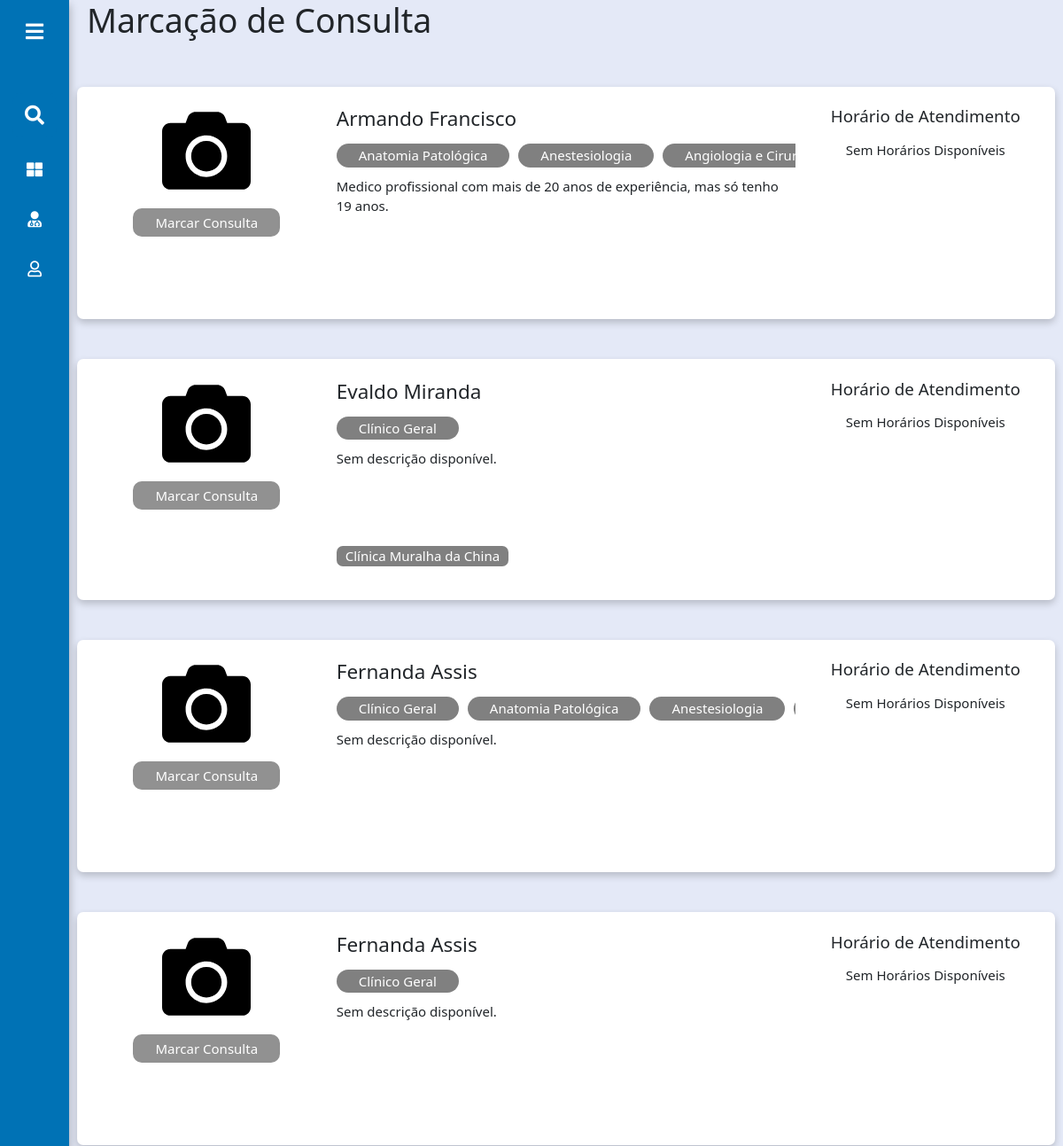
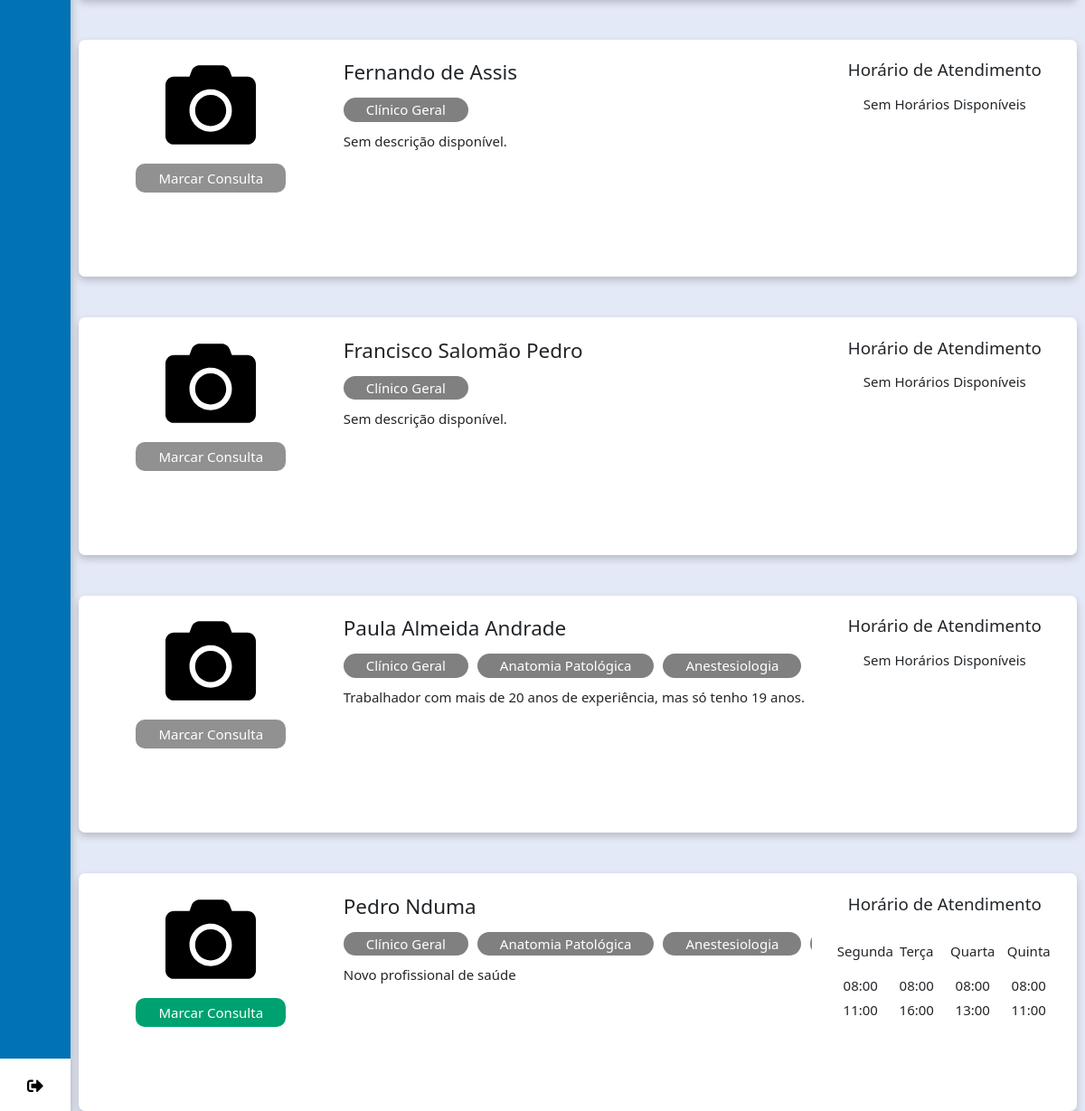
The page /interfaceusuario/Paciente/consulta.php (signed in) on the database its author committed (2 pictures, top to bottom).
### tables this page shows
CREATE TABLE IF NOT EXISTS `pessoa` (
  `idPessoa` int(11) NOT NULL AUTO_INCREMENT,
  `nomeUtilizador` varchar(100) DEFAULT NULL,
  `password` varchar(150) DEFAULT NULL,
  `nome` varchar(200) DEFAULT NULL,
  `peso` float DEFAULT NULL,
  `dataNasc` date DEFAULT NULL,
  `genero` varchar(25) DEFAULT NULL,
  `estCivil` varchar(25) DEFAULT NULL,
  `tipoSang` varchar(10) DEFAULT NULL,
  `tipoUser` varchar(20) DEFAULT NULL,
  `endereco` varchar(100) NOT NULL,
  `codMunicipio` int(11) NOT NULL,
  `documentoIdentificacao` varchar(100) NOT NULL,
  `numeroDocumento` varchar(100) NOT NULL,
  `foto` varchar(255) NOT NULL,
  PRIMARY KEY (`idPessoa`),
  KEY `codMunicipio` (`codMunicipio`)
);

CREATE TABLE IF NOT EXISTS `medico` (
  `numOrdem` varchar(20) NOT NULL,
  `idPessoa` int(11) DEFAULT NULL,
  `descricao` varchar(200) NOT NULL,
  PRIMARY KEY (`numOrdem`),
  UNIQUE KEY `numOrdem` (`numOrdem`),
  KEY `idPessoa` (`idPessoa`)
);

CREATE TABLE IF NOT EXISTS `especialidademedico` (
  `numOrdem` varchar(20) DEFAULT NULL,
  `codEspecialidade` int(11) DEFAULT NULL,
  KEY `codEspecialidade` (`codEspecialidade`),
  KEY `numOrdem` (`numOrdem`)
);

CREATE TABLE IF NOT EXISTS `especialidade` (
  `codEspecialidade` int(11) NOT NULL AUTO_INCREMENT,
  `nome` varchar(100) DEFAULT NULL,
  PRIMARY KEY (`codEspecialidade`)
);

CREATE TABLE IF NOT EXISTS `horariomedico` (
  `codHorarioMedico` int(11) NOT NULL AUTO_INCREMENT,
  `diaSemana` varchar(40) NOT NULL,
  `horarioAtendimento` varchar(400) NOT NULL,
  `numOrdem` varchar(20) NOT NULL,
  PRIMARY KEY (`codHorarioMedico`),
  KEY `numOrdem` (`numOrdem`)
);

### interfaceusuario/Paciente/consulta.php (the view, shortened to what this page needs)
<?php
include '../../conexao.php';
?>
<!DOCTYPE html>
<html lang="pt-PT">
<head>
  <link rel="stylesheet" type="text/css" href="../../css/estilo.css">
  <link rel="stylesheet" type="text/css" href="../../css/bootstrap.min.css">
  <link rel="stylesheet" type="text/css" href="../../css/all.css">
  <link rel="stylesheet" type="text/css" href="../../css/marcacao.css">
  <link rel="stylesheet" type="text/css" href="../../css/chat.css">
</head>
<body>
  <?php include_once "menu.php";
  ?>
  <section class="home-section" id="perfil">
    <div class="text">
      <div class="row userNameTitle">
        <div class="col-lg-12">
          <h1>Marcação de Consulta</h1>
        </div>
        <div class="col-lg-12">
          <?php
          $medicos = "SELECT * FROM medico JOIN pessoa on (medico.idPessoa = pessoa.idPessoa) order by nome";
          $listamedicos = mysqli_query($mysqli, $medicos);
          while ($rows = mysqli_fetch_assoc($listamedicos)) { ?>
            <div class="row mt-5">
              <div class="row cartao-medico pb-4 pt-4">
                <div class="col-lg-3" style="margin: 0 auto;">
                  <?php if (!empty($dadosusuario['foto'])) { ?>
                    <img src="../../imagens/<?php echo $dadosusuario['foto']; ?>" alt="" style="width: 100px; height: 100px; margin: 0 auto; display: flex;">
                  <?php } else { ?>
                    <img src="../../imagens/camera-solid.svg" alt="" style="width: 100px; height: 100px; margin: 0 auto; display: flex;">
                  <?php } ?>
                  <div class="divBotaoMarcacaoConsulta">
                    <?php
                    $horarioAtendimento = "SELECT * FROM `horariomedico` INNER JOIN medico med ON(horariomedico.numOrdem = med.numOrdem) WHERE idPessoa = {$rows['idPessoa']}";
                    $listaHorarioAtendimento = mysqli_query($mysqli, $horarioAtendimento);
                    $rowsHorario = mysqli_num_rows($listaHorarioAtendimento);
                    if ($rowsHorario > 0) {
                      echo ' <a class="" href="?marcacaoConsulta=' . $rows["numOrdem"] . '" >Marcar Consulta</a>';
                    } else {
                      echo ' <a class="inativo">Marcar Consulta</a>';
                    }
                    ?>
                  </div>
                </div>
                <div class="col-lg-6">
                  <h4 class="mb-3"><?php echo $rows['nome']; ?></h4>
                  <?php
                  $esp = "SELECT * FROM especialidade esp JOIN especialidademedico espm ON(esp.codEspecialidade = espm.codEspecialidade) JOIN medico med ON(espm.numOrdem = med.numOrdem) WHERE idPessoa = {$rows['idPessoa']}";
                  $listaesp = mysqli_query($mysqli, $esp);
                  ?>
                  <div class="grupo-especialidades">
                    <?php
                    $rowsEsp = mysqli_num_rows($listaesp);
                    if ($rowsEsp > 0) {
                      while ($lesp = mysqli_fetch_assoc($listaesp)) { ?>
                        <p class="especialidades-medico"><?php echo $lesp['nome']; ?></p>
                      <?php }
                    } else {
                      ?>
                      <p class="especialidades-medico">Clínico Geral</p>
                    <?php
                    } ?>
                  </div>
                  <div class="detalhes-medico">
                    <p><?php if (!empty($rows['descricao'])) {
                          echo $rows['descricao'];
                        } else {
                          echo "Sem descrição disponível.";
                        }
                        ?></p>
                  </div>
                  <?php
                  $unh = "SELECT pessoa.nome FROM unhospitalar JOIN trabalhar on(unhospitalar.codHospital = trabalhar.codHospital) inner join pessoa on unhospitalar.idPessoa = pessoa.idPessoa WHERE numOrdem = '{$rows["numOrdem"]}'";
                  $listunh = mysqli_query($mysqli, $unh);
                  while ($lunh = mysqli_fetch_assoc($listunh)) { ?>
                    <span class="info"><?php echo $lunh['nome']; ?></span>
                  <?php } ?>
                </div>
                <div class="col-lg-3">
                  <div class="centro">
                    <h5 class="mb-3">Horário de Atendimento</h5>
                  </div>
                  <div class="containerHorario">
                    <?php
                    $horarioAtendimento = "SELECT * FROM `horariomedico` INNER JOIN medico med ON(horariomedico.numOrdem = med.numOrdem) WHERE idPessoa = {$rows['idPessoa']}";
                    $listaHorarioAtendimento = mysqli_query($mysqli, $horarioAtendimento);
                    ?>
                    <?php
                    $rowsHorario = mysqli_num_rows($listaHorarioAtendimento);
                    if ($rowsHorario > 0) {
                      while ($listHorario = mysqli_fetch_assoc($listaHorarioAtendimento)) { ?>
                        <div class="col-lg-3">
                          <p class="" style="margin-right: 15px"><?php echo '<p style="text-align: center; margin: 5px">' . $listHorario['diaSemana'] . '</p>'; ?></p>
                          <?php
                          $horariosExp = explode(",", $listHorario["horarioAtendimento"]);
                          foreach ($horariosExp as $chave => $valor) {
                            echo '<p style="text-align: center; margin: 5px">' . $valor . '</p>';
                          }
                          ?>
                        </div>
                      <?php }
                    } else {
                      ?>
                      <div class="col-lg-12">
                        <p style="text-align: center">Sem Horários Disponíveis</p>
                      </div>
                    <?php
                    } ?>
                  </div>
                </div>
                </div>
            </div>
          <?php } ?>
        </div>
      </div>
    </div>
  </section>
</body>
</html>

### interfaceusuario/Paciente/menu.php (shortened to what this page needs)
<?php
include '../../conexao.php';
?>
<div class="sidebar french-blue">
    <div class="logo-details">
        <i class="fas fa-bars" id="btn"></i>
    </div>
    <ul class="nav-list">
        <li>
            <i class="fas fa-search bx-search"></i>
        </li>
        <li>
            <a href="index.php">
                <i class="fas fa-th-large"></i>
            </a>
        </li>
        <li>
            <a href="medicos.php">
                <i class="fas fa-user-md"></i>
            </a>
        </li>
        <li>
            <a href="perfil.php">
                <i class="far fa-user"></i>
            </a>
        </li>
        <li class="profile">
            <?php
            $sql = "SELECT * FROM pessoa WHERE idPessoa = {$_SESSION["idPessoa"]}";
            $dados = mysqli_query($mysqli, $sql);
            while ($dadosusuario = mysqli_fetch_assoc($dados)) {
            ?>
                <a href="../../index.php">
                    <i class="fas fa-sign-out-alt" id="log_out"></i>
                </a>
            <?php
            }
            ?>
        </li>
    </ul>
</div>

### css/estilo.css (style rules this page uses)
*, *:before, *:after { box-sizing: border-box; }
html, body { font-family: "Times New Roman", sans-serif; font-size: 15px; line-height: 1.5; box-sizing: border-box; }
.info { width: 100%; overflow: hidden; }
.sidebar { position: fixed; left: 0; top: 0; height: 100%; width: 78px; padding: 6px 14px; z-index: 99; transition: all 0.5s ease; box-shadow: 0 5px 10px rgba(0, 0, 0, 0.3); }
.sidebar .logo-details { height: 60px; display: flex; align-items: center; position: relative; }
.sidebar .logo-details #btn { position: absolute; top: 50%; right: 0; transform: translateY(-50%); font-size: 22px; transition: all 0.4s ease; font-size: 23px; text-align: center; cursor: pointer; transition: all 0.5s ease; }
.sidebar i { color: #fff; height: 60px; min-width: 50px; font-size: 28px; text-align: center; line-height: 60px; }
.sidebar .nav-list { text-align: left; margin-top: 20px; height: 100%; padding: 8px 0 8px 0; }
.sidebar li { position: relative; margin: 6px 0; list-style: none; }
.sidebar .bx-search { position: absolute; top: 50%; left: 0; transform: translateY(-50%); font-size: 22px; color: #fff; cursor: pointer; background: #0072b5; transition: all 0.4s ease; }
.sidebar li a { display: flex; height: 100%; width: 100%; border-radius: 7px; align-items: center; text-decoration: none; transition: all 0.4s ease; }
.sidebar li i { height: 50px; line-height: 50px; font-size: 18px; border-radius: 12px; }
.sidebar li.profile { position: fixed; height: 60px; width: 78px; left: 0; bottom: -8px; padding: 10px 14px; background: #fff; transition: all 0.5s ease; overflow: hidden; }
.sidebar .profile #log_out { position: absolute; top: 50%; right: 0; transform: translateY(-50%); width: 100%; height: 60px; line-height: 60px; border-radius: 0px; transition: all 0.5s ease; color: black; }
.home-section { position: relative; background: #e4e9f7; min-height: 100vh; top: 0; left: 78px; width: calc(100% - 78px); transition: all 0.5s ease; z-index: 2; }
.home-section .text { margin: 0 20px; }
.french-blue { color: #fff; background-color: #0072b5; }
.centro { text-align: center; }
.divBotaoMarcacaoConsulta { width: 100%; text-align: center; margin-top: 20px; }
.divBotaoMarcacaoConsulta a { padding: 6px 25px; color: white !important; background-color: #00a170; border-radius: 10px; text-decoration: none; }
.divBotaoMarcacaoConsulta .inativo { background-color: #919191; }

### css/all.css (style rules this page uses)
.fa, .fas, .far, .fal, .fad, .fab { -moz-osx-font-smoothing: grayscale; -webkit-font-smoothing: antialiased; display: inline-block; font-style: normal; font-variant: normal; text-rendering: auto; line-height: 1; }
.fa-bars:before { content: "\f0c9"; }
.fa-search:before { content: "\f002"; }
.fa-sign-out-alt:before { content: "\f2f5"; }
.fa-th-large:before { content: "\f009"; }
.fa-user:before { content: "\f007"; }
.fa-user-md:before { content: "\f0f0"; }
.far { font-family: 'Font Awesome 5 Free'; font-weight: 400; }
.fa, .fas { font-family: 'Font Awesome 5 Free'; font-weight: 900; }

### css/marcacao.css (style rules this page uses)
.cartao-medico { display: flex; width: 100%; height: auto; text-align: left; border-radius: 7px; box-shadow: 0 4px 8px 0 rgba(0, 0, 0, 0.2); background-color: white; margin: 0 auto; }
.info { width: auto; display: inline-block; background-color: #808080; color: white; padding: 0 10px; text-align: center; border-radius: 7px; margin: 10px 0; }
.detalhes-medico { height: 100px; }
.grupo-especialidades { width: 100%; display: flex; flex-direction: row; overflow-x: scroll; margin-top: top; }
.especialidades-medico { margin-right: 10px; white-space: nowrap; margin-bottom: 10px; background: gray; padding: 24px 2px; border-radius: 21px; color: white; padding: 2px 25px; }
.containerHorario { width: 100%; overflow: scroll; display: flex; flex-direction: row; height: 180px; }

### rows shown on the page
medico: shows "Marcar Consulta", idPessoa.nome "Armando Francisco", descricao "Medico profissional com mais de 20 anos de experiência, mas só tenho 19 anos.", shows "Sem Horários Disponíveis"
especialidademedico: codEspecialidade.nome "Anatomia Patológica"
especialidademedico: codEspecialidade.nome "Anestesiologia"
especialidademedico: codEspecialidade.nome "Angiologia e…"
medico: shows "Marcar Consulta", idPessoa.nome "Evaldo Miranda", descricao "Sem descrição disponível.", shows "Sem Horários Disponíveis"
especialidademedico: codEspecialidade.nome "Clínico Geral"
pessoa: nome "Clínica Muralha da China"
medico: shows "Marcar Consulta", idPessoa.nome "Fernanda Assis", descricao "Sem descrição disponível.", shows "Sem Horários Disponíveis"
especialidademedico: codEspecialidade.nome "Clínico Geral"
especialidademedico: codEspecialidade.nome "Anatomia Patológica"
especialidademedico: codEspecialidade.nome "Anestesiologia"
medico: shows "Marcar Consulta", idPessoa.nome "Fernanda Assis", shows "Clínico Geral", descricao "Sem descrição disponível.", shows "Sem Horários Disponíveis"
medico: shows "Marcar Consulta", idPessoa.nome "Fernando de Assis", shows "Clínico Geral", descricao "Sem descrição disponível.", shows "Sem Horários Disponíveis"
medico: shows "Marcar Consulta", idPessoa.nome "Francisco Salomão Pedro", descricao "Sem descrição disponível.", shows "Sem Horários Disponíveis"
especialidademedico: codEspecialidade.nome "Clínico Geral"
medico: shows "Marcar Consulta", idPessoa.nome "Paula Almeida Andrade", descricao "Trabalhador com mais de 20 anos de experiência, mas só tenho 19 anos.", shows "Sem Horários Disponíveis"
especialidademedico: codEspecialidade.nome "Clínico Geral"
especialidademedico: codEspecialidade.nome "Anatomia Patológica"
especialidademedico: codEspecialidade.nome "Anestesiologia"
medico: idPessoa.nome "Pedro Nduma", descricao "Novo profissional de saúde"
especialidademedico: codEspecialidade.nome "Clínico Geral"
especialidademedico: codEspecialidade.nome "Anatomia Patológica"
especialidademedico: codEspecialidade.nome "Anestesiologia"
horariomedico: diaSemana "Segunda", horarioAtendimento "08:00", horarioAtendimento "11:00"
horariomedico: diaSemana "Terça", horarioAtendimento "08:00", horarioAtendimento "16:00"
horariomedico: diaSemana "Quarta", horarioAtendimento "08:00", horarioAtendimento "13:00"
horariomedico: diaSemana "Quinta", horarioAtendimento "08:00", horarioAtendimento "11:00"
